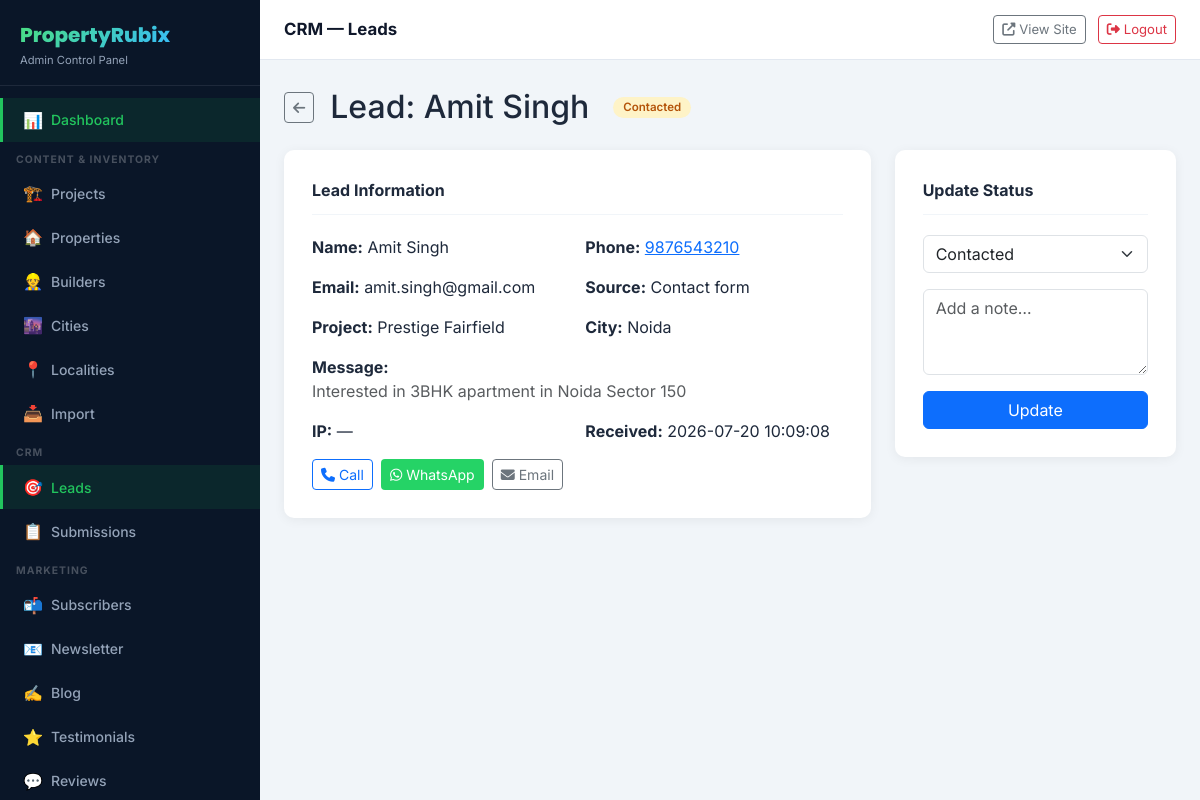
Page /admin/leads/index.php?action=view&id=1 (signed in) on the committed database.
### tables this page shows
CREATE TABLE `branding_settings` (
  `id`              INT UNSIGNED NOT NULL AUTO_INCREMENT,
  `site_name`       VARCHAR(255) DEFAULT 'PropertyRubix',
  `logo`            VARCHAR(255) DEFAULT NULL,
  `favicon`         VARCHAR(255) DEFAULT NULL,
  `primary_color`   VARCHAR(20)  DEFAULT '#16a34a',
  `secondary_color` VARCHAR(20)  DEFAULT '#0f172a',
  `tagline`         VARCHAR(255) DEFAULT NULL,
  `updated_at`      DATETIME NOT NULL DEFAULT CURRENT_TIMESTAMP ON UPDATE CURRENT_TIMESTAMP,
  PRIMARY KEY (`id`)
);

CREATE TABLE `leads` (
  `id`                 INT UNSIGNED NOT NULL AUTO_INCREMENT,
  `name`               VARCHAR(120) NOT NULL,
  `email`              VARCHAR(150) DEFAULT NULL,
  `phone`              VARCHAR(20)  NOT NULL,
  `source`             ENUM('site_visit_form','contact_form','whatsapp','call','chatbot','import') NOT NULL DEFAULT 'contact_form',
  `project_id`         INT UNSIGNED DEFAULT NULL,
  `city_id`            INT UNSIGNED DEFAULT NULL,
  `message`            TEXT DEFAULT NULL,
  `status`             ENUM('new','contacted','qualified','lost','converted') NOT NULL DEFAULT 'new',
  `assigned_to_user_id` INT UNSIGNED DEFAULT NULL,
  `notes`              TEXT DEFAULT NULL,
  `ip_address`         VARCHAR(45) DEFAULT NULL,
  `created_at`         DATETIME NOT NULL DEFAULT CURRENT_TIMESTAMP,
  `updated_at`         DATETIME NOT NULL DEFAULT CURRENT_TIMESTAMP ON UPDATE CURRENT_TIMESTAMP,
  PRIMARY KEY (`id`),
  KEY `idx_status` (`status`),
  KEY `idx_project` (`project_id`),
  KEY `idx_city` (`city_id`),
  KEY `idx_assigned` (`assigned_to_user_id`),
  CONSTRAINT `fk_lead_project` FOREIGN KEY (`project_id`) REFERENCES `projects` (`id`) ON DELETE SET NULL,
  CONSTRAINT `fk_lead_city`    FOREIGN KEY (`city_id`)    REFERENCES `cities`   (`id`) ON DELETE SET NULL
);

CREATE TABLE `projects` (
  `id`                INT UNSIGNED NOT NULL AUTO_INCREMENT,
  `builder_id`        INT UNSIGNED DEFAULT NULL,
  `city_id`           INT UNSIGNED DEFAULT NULL,
  `name`              VARCHAR(255) NOT NULL,
  `slug`              VARCHAR(255) NOT NULL,
  `type`              ENUM('residential','commercial','plot') NOT NULL DEFAULT 'residential',
  `status`            ENUM('upcoming','under_construction','ready_to_move','new_launch') NOT NULL DEFAULT 'upcoming',
  `price_min`         DECIMAL(15,2) DEFAULT NULL,
  `price_max`         DECIMAL(15,2) DEFAULT NULL,
  `price_on_request`  TINYINT(1) NOT NULL DEFAULT 0,
  `unit_types`        VARCHAR(255) DEFAULT NULL COMMENT 'e.g. 2BHK, 3BHK, 4BHK',
  `area_range`        VARCHAR(100) DEFAULT NULL,
  `rera_id`           VARCHAR(100) DEFAULT NULL,
  `rera_verified`     TINYINT(1) NOT NULL DEFAULT 0,
  `address`           TEXT DEFAULT NULL,
  `location_area`     VARCHAR(255) DEFAULT NULL,
  `latitude`          DECIMAL(10,8) DEFAULT NULL,
  `longitude`         DECIMAL(11,8) DEFAULT NULL,
  `map_embed_url`     TEXT DEFAULT NULL,
  `short_description` TEXT DEFAULT NULL,
  `description`       LONGTEXT DEFAULT NULL,
  `banner_image`      VARCHAR(255) DEFAULT NULL,
  `thumbnail_image`   VARCHAR(255) DEFAULT NULL,
  `brochure_pdf`      VARCHAR(255) DEFAULT NULL,
  `video_url`         VARCHAR(255) DEFAULT NULL,
  `possession_date`   VARCHAR(80) DEFAULT NULL,
  `is_featured`       TINYINT(1) NOT NULL DEFAULT 0,
  `sort_order`        INT NOT NULL DEFAULT 0,
  `meta_title`        VARCHAR(255) DEFAULT NULL,
  `meta_description`  TEXT DEFAULT NULL,
  `created_at`        DATETIME NOT NULL DEFAULT CURRENT_TIMESTAMP,
  `updated_at`        DATETIME NOT NULL DEFAULT CURRENT_TIMESTAMP ON UPDATE CURRENT_TIMESTAMP,
  PRIMARY KEY (`id`),
  UNIQUE KEY `uq_slug` (`slug`),
  KEY `idx_builder` (`builder_id`),
  KEY `idx_city` (`city_id`),
  KEY `idx_status` (`status`),
  KEY `idx_featured` (`is_featured`),
  KEY `idx_type` (`type`),
  CONSTRAINT `fk_project_builder` FOREIGN KEY (`builder_id`) REFERENCES `builders` (`id`) ON DELETE SET NULL,
  CONSTRAINT `fk_project_city`    FOREIGN KEY (`city_id`)    REFERENCES `cities` (`id`)    ON DELETE SET NULL
);

CREATE TABLE `cities` (
  `id`               INT UNSIGNED NOT NULL AUTO_INCREMENT,
  `state_id`         INT UNSIGNED NOT NULL,
  `name`             VARCHAR(100) NOT NULL,
  `slug`             VARCHAR(120) NOT NULL,
  `banner_image`     VARCHAR(255) DEFAULT NULL,
  `meta_title`       VARCHAR(255) DEFAULT NULL,
  `meta_description` TEXT DEFAULT NULL,
  `sort_order`       INT NOT NULL DEFAULT 0,
  `status`           ENUM('active','inactive') NOT NULL DEFAULT 'active',
  PRIMARY KEY (`id`),
  UNIQUE KEY `uq_city_slug` (`state_id`, `slug`),
  KEY `idx_state` (`state_id`),
  KEY `idx_status` (`status`),
  CONSTRAINT `fk_city_state` FOREIGN KEY (`state_id`) REFERENCES `states` (`id`) ON DELETE CASCADE
);

### config/db.php (called while the page is built, shortened)
<?php
function db(): PDO {
    static $pdo = null;
    if ($pdo === null) {
        $dsn = 'mysql:host=' . DB_HOST . ';dbname=' . DB_NAME . ';charset=' . DB_CHARSET;
        $options = [
            PDO::ATTR_ERRMODE            => PDO::ERRMODE_EXCEPTION,
            PDO::ATTR_DEFAULT_FETCH_MODE => PDO::FETCH_ASSOC,
            PDO::ATTR_EMULATE_PREPARES   => false,
            PDO::MYSQL_ATTR_INIT_COMMAND => "SET NAMES utf8mb4 COLLATE utf8mb4_unicode_ci",
        ];
        try {
            $pdo = new PDO($dsn, DB_USER, DB_PASS, $options);
        } catch (PDOException $e) {
            die('
            <div style="font-family:sans-serif;padding:30px;background:#fef2f2;border:1px solid #fca5a5;border-radius:8px;max-width:600px;margin:40px auto">
                <h2 style="color:#dc2626">⚠ Database Connection Error</h2>
                <p>Could not connect to MySQL. Please check:</p>
                <ul>
                    <li>XAMPP MySQL service is running</li>
                    <li>Database <strong>' . DB_NAME . '</strong> exists in phpMyAdmin</li>
                    <li>Credentials in <code>config/db.php</code> are correct</li>
                    <li>You have imported <code>database/schema.sql</code> and <code>database/seed.sql</code></li>
                </ul>
                <p style="color:#6b7280;font-size:0.875rem">Error: ' . htmlspecialchars($e->getMessage()) . '</p>
            </div>');
        }
    }
    return $pdo;
}

### app/helpers/settings.php (called while the page is built, shortened)
<?php
function getBranding(): array {
    static $branding = [];
    if (!$branding) {
        try {
            $branding = db()->query("SELECT * FROM branding_settings LIMIT 1")->fetch() ?: [];
        } catch (Throwable) {}
    }
    return $branding ?: [
        'site_name' => 'PropertyRubix',
        'primary_color' => '#16a34a',
        'secondary_color' => '#0f172a',
        'tagline' => 'Find Your Perfect Property',
        'logo' => null,
    ];
}

### admin/includes/auth_check.php (called while the page is built, shortened)
<?php
require_once __DIR__ . '/../../config/db.php';
require_once APP_PATH . 'helpers/settings.php';
$branding    = getBranding();
$siteName    = $branding['site_name'] ?? 'PropertyRubix';

### admin/leads/index.php (the view, shortened to what this page needs)
<?php
require_once __DIR__ . '/../includes/auth_check.php';
$pdo    = db();
$action = $_GET['action'] ?? 'list';
$id     = (int)($_GET['id'] ?? 0);
$row    = [];
if ($action === 'view' && $id) {
    $stmt = $pdo->prepare("SELECT l.*, p.name AS project_name, c.name AS city_name FROM leads l LEFT JOIN projects p ON p.id=l.project_id LEFT JOIN cities c ON c.id=l.city_id WHERE l.id=?");
    $stmt->execute([$id]);
    $row  = $stmt->fetch() ?: [];
    if ($row && $row['status'] === 'new') {
        $row['status'] = 'contacted';
    }
}
require __DIR__ . '/../includes/header.php';
?>
<?php if ($action === 'view' && $row): ?>
<div class="d-flex align-items-center gap-3 mb-4">
  <a href="?" class="btn btn-sm btn-outline-secondary"><i class="fas fa-arrow-left"></i></a>
  <h2 class="mb-0">Lead: <?= htmlspecialchars($row['name']) ?></h2>
  <span class="adm-badge badge-<?= htmlspecialchars($row['status']) ?> ms-2"><?= ucfirst($row['status']) ?></span>
</div>
<div class="row g-4">
  <div class="col-lg-8">
    <div class="adm-card">
      <div class="adm-card-title">Lead Information</div>
      <div class="row g-3">
        <div class="col-md-6"><strong>Name:</strong> <?= htmlspecialchars($row['name']) ?></div>
        <div class="col-md-6"><strong>Phone:</strong> <a href="tel:<?= htmlspecialchars($row['phone']) ?>"><?= htmlspecialchars($row['phone']) ?></a></div>
        <div class="col-md-6"><strong>Email:</strong> <?= htmlspecialchars($row['email'] ?? '—') ?></div>
        <div class="col-md-6"><strong>Source:</strong> <?= str_replace('_',' ',ucfirst($row['source'])) ?></div>
        <div class="col-md-6"><strong>Project:</strong> <?= htmlspecialchars($row['project_name'] ?? '—') ?></div>
        <div class="col-md-6"><strong>City:</strong> <?= htmlspecialchars($row['city_name'] ?? '—') ?></div>
        <div class="col-12"><strong>Message:</strong><p class="text-muted mb-0"><?= nl2br(htmlspecialchars($row['message'] ?? '')) ?></p></div>
        <div class="col-md-6"><strong>IP:</strong> <?= htmlspecialchars($row['ip_address'] ?? '—') ?></div>
        <div class="col-md-6"><strong>Received:</strong> <?= htmlspecialchars($row['created_at']) ?></div>
      </div>
      <div class="mt-3 d-flex gap-2">
        <a href="tel:<?= htmlspecialchars(preg_replace('/[^+\d]/','', $row['phone'])) ?>" class="btn btn-sm btn-outline-primary"><i class="fas fa-phone me-1"></i>Call</a>
        <a href="https://wa.me/<?= htmlspecialchars(preg_replace('/[^+\d]/','', $row['phone'])) ?>" target="_blank" class="btn btn-sm" style="background:#25d366;color:white"><i class="fab fa-whatsapp me-1"></i>WhatsApp</a>
        <?php if ($row['email']): ?><a href="mailto:<?= htmlspecialchars($row['email']) ?>" class="btn btn-sm btn-outline-secondary"><i class="fas fa-envelope me-1"></i>Email</a><?php endif; ?>
      </div>
    </div>
  </div>
  <div class="col-lg-4">
    <div class="adm-card">
      <div class="adm-card-title">Update Status</div>
      <form method="post" action="?action=update_status">
        <div class="mb-3">
          <select name="status" class="form-select">
            <?php foreach (['new','contacted','qualified','converted','lost'] as $s): ?>
            <option value="<?= $s ?>" <?= $row['status']===$s?'selected':'' ?>><?= ucfirst($s) ?></option>
            <?php endforeach; ?>
          </select>
        </div>
        <div class="mb-3">
          <textarea name="note" class="form-control" rows="3" placeholder="Add a note…"></textarea>
        </div>
        <button type="submit" class="btn btn-primary w-100">Update</button>
      </form>
    </div>
  </div>
</div>
<?php endif; ?>
<?php require __DIR__ . '/../includes/footer.php'; ?>

### admin/includes/sidebar.php (shortened to what this page needs)
<?php
$adminBase = BASE_URL . 'admin/';
$curDir    = basename(dirname($_SERVER['PHP_SELF']));
function adminLink(string $href, string $icon, string $label, string $curDir = '', string $match = ''): string {
    $active = ($match && ($curDir === $match || basename($_SERVER['PHP_SELF']) === $match)) ? 'active' : '';
    return "<a href=\"$href\" class=\"adm-nav-link $active\"><span class=\"nav-icon\">$icon</span> $label</a>";
}
?>
<aside class="adm-sidebar" id="adminSidebar">
  <div class="adm-logo">
    <a href="<?= $adminBase ?>"><?= htmlspecialchars($siteName) ?></a>
    <p>Admin Control Panel</p>
  </div>
  <nav class="adm-nav">
    <?= adminLink($adminBase, '📊', 'Dashboard', $curDir, 'index.php') ?>
    <div class="adm-nav-section">Content & Inventory</div>
    <?= adminLink($adminBase . 'projects/', '🏗️', 'Projects', $curDir, 'projects') ?>
    <?= adminLink($adminBase . 'properties/', '🏠', 'Properties', $curDir, 'properties') ?>
    <?= adminLink($adminBase . 'builders/', '👷', 'Builders', $curDir, 'builders') ?>
    <?= adminLink($adminBase . 'cities/', '🌆', 'Cities', $curDir, 'cities') ?>
    <?= adminLink($adminBase . 'localities/', '📍', 'Localities', $curDir, 'localities') ?>
    <?= adminLink($adminBase . 'import/', '📥', 'Import', $curDir, 'import') ?>
    <div class="adm-nav-section">CRM</div>
    <?= adminLink($adminBase . 'leads/', '🎯', 'Leads', $curDir, 'leads') ?>
    <?= adminLink($adminBase . 'submissions/', '📋', 'Submissions', $curDir, 'submissions') ?>
    <div class="adm-nav-section">Marketing</div>
    <?= adminLink($adminBase . 'subscribers/', '📬', 'Subscribers', $curDir, 'subscribers') ?>
    <?= adminLink($adminBase . 'newsletter/', '📧', 'Newsletter', $curDir, 'newsletter') ?>
    <?= adminLink($adminBase . 'blog/', '✍️', 'Blog', $curDir, 'blog') ?>
    <?= adminLink($adminBase . 'testimonials/', '⭐', 'Testimonials', $curDir, 'testimonials') ?>
    <?= adminLink($adminBase . 'reviews/', '💬', 'Reviews', $curDir, 'reviews') ?>
  </nav>
</aside>

### assets/css/admin.css (style rules this page uses)
:root { --adm-sidebar-bg: #0a1628; --adm-sidebar-w: 260px; --adm-header-h: 60px; --adm-primary: #a9804b; --adm-primary-hover: #8f6b3d; --adm-primary-light: #f2e2ba; --adm-accent: #22c55e; --adm-text: #e2e8f0; --adm-text-muted: #94a3b8; --adm-border: #1e293b; --adm-card: #ffffff; --adm-bg: #f1f5f9; --adm-radius: 10px; }
* { box-sizing: border-box; }
body.admin-body { margin: 0; font-family: 'Inter', sans-serif; background: var(--adm-bg); color: #1e293b; overflow-x: hidden; }
.adm-sidebar { position: fixed; top: 0; left: 0; width: var(--adm-sidebar-w); height: 100vh; background: var(--adm-sidebar-bg); z-index: 1000; display: flex; flex-direction: column; overflow-y: auto; transition: transform 0.3s ease; }
.adm-logo { padding: 20px 20px 16px; border-bottom: 1px solid var(--adm-border); flex-shrink: 0; }
.adm-logo a { text-decoration: none; font-size: 1.25rem; font-weight: 800; font-family: 'Poppins', sans-serif; background: linear-gradient(135deg, #4ade80, #38bdf8); -webkit-background-clip: text; -webkit-text-fill-color: transparent; background-clip: text; }
.adm-logo p { font-size: 0.7rem; color: var(--adm-text-muted); margin: 2px 0 0; }
.adm-nav { padding: 12px 0; flex: 1; }
.adm-nav-section { padding: 10px 16px 4px; font-size: 0.65rem; font-weight: 700; text-transform: uppercase; letter-spacing: 1px; color: rgba(255,255,255,0.25); }
.adm-nav-link { display: flex; align-items: center; gap: 10px; padding: 10px 20px; color: var(--adm-text-muted); text-decoration: none; font-size: 0.875rem; font-weight: 500; border-left: 3px solid transparent; transition: all 0.2s ease; white-space: nowrap; }
.adm-nav-link .nav-icon { font-size: 1rem; width: 18px; text-align: center; }
.adm-nav-link.active { color: var(--adm-accent); background: rgba(22,163,74,0.12); border-left-color: var(--adm-accent); }
.badge-contacted { background: #fef3c7; color: #b45309; }
.adm-badge { display: inline-block; padding: 2px 10px; border-radius: 50px; font-size: 0.72rem; font-weight: 600; }
.adm-card { background: white; border-radius: var(--adm-radius); box-shadow: 0 2px 12px rgba(0,0,0,0.06); padding: 28px; margin-bottom: 24px; }
.adm-card-title { font-size: 1rem; font-weight: 700; margin-bottom: 20px; padding-bottom: 12px; border-bottom: 1px solid #f1f5f9; }

### rows in the picture
branding_settings: site_name "PropertyRubix"
leads: name "Amit Singh", phone "9876543210", email "amit.singh@gmail.com", source "Contact form", project.name "Prestige Fairfield", city.name "Noida", message "Interested in 3BHK apartment in Noida Sector 150", ip_address "—", created_at "2026-07-20 10:09:08"

### other values in the picture
$icon "📊 🏗️ 🏠 👷 🌆 📍 📥 🎯 📋 📬 📧 ✍️ ⭐ 💬"
$label "Dashboard Projects Properties Builders Cities Localities Import Leads Submissions Subscribers Newsletter Blog Testimonials Reviews"
$pageTitle "CRM — Leads"
$row['status'] "Contacted"
form field status "Contacted"
